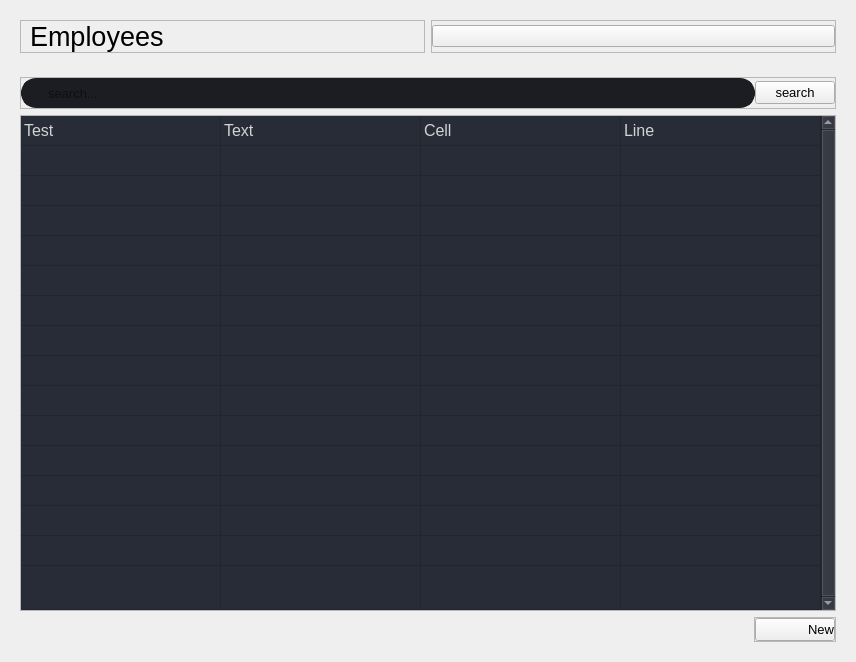
         <widget class="QWidget" name="employeePage">
          <property name="autoFillBackground">
           <bool>false</bool>
          </property>
          <layout class="QVBoxLayout" name="verticalLayout_21">
           <item>
            <widget class="QWidget" name="headerContainer_5" native="true">
             <layout class="QHBoxLayout" name="horizontalLayout_30">
              <item>
               <widget class="QFrame" name="employeeFrame_1">
                <property name="frameShape">
                 <enum>QFrame::StyledPanel</enum>
                </property>
                <property name="frameShadow">
                 <enum>QFrame::Raised</enum>
                </property>
                <layout class="QHBoxLayout" name="horizontalLayout_31">
                 <property name="spacing">
                  <number>0</number>
                 </property>
                 <property name="leftMargin">
                  <number>9</number>
                 </property>
                 <property name="topMargin">
                  <number>0</number>
                 </property>
                 <property name="rightMargin">
                  <number>0</number>
                 </property>
                 <property name="bottomMargin">
                  <number>0</number>
                 </property>
                 <item>
                  <widget class="QLabel" name="employeeLabel">
                   <property name="font">
                    <font>
                     <pointsize>20</pointsize>
                     <weight>50</weight>
                     <bold>false</bold>
                     <strikeout>false</strikeout>
                     <kerning>true</kerning>
                    </font>
                   </property>
                   <property name="text">
                    <string>Employees</string>
                   </property>
                  </widget>
                 </item>
                </layout>
               </widget>
              </item>
              <item>
               <widget class="QFrame" name="employeeFrame_2">
                <property name="frameShape">
                 <enum>QFrame::StyledPanel</enum>
                </property>
                <property name="frameShadow">
                 <enum>QFrame::Raised</enum>
                </property>
                <layout class="QHBoxLayout" name="horizontalLayout_32">
                 <property name="spacing">
                  <number>0</number>
                 </property>
                 <property name="leftMargin">
                  <number>0</number>
                 </property>
                 <property name="topMargin">
                  <number>0</number>
                 </property>
                 <property name="rightMargin">
                  <number>0</number>
                 </property>
                 <property name="bottomMargin">
                  <number>0</number>
                 </property>
                 <item>
                  <widget class="QPushButton" name="othersBtn_5">
                   <property name="styleSheet">
                    <string notr="true">text-align: right</string>
                   </property>
                   <property name="text">
                    <string/>
                   </property>
                   <property name="icon">
                    <iconset resource="resource.qrc">
                     <normaloff>:/icons/icons/more-horizontal.svg</normaloff>:/icons/icons/more-horizontal.svg</iconset>
                   </property>
                   <property name="iconSize">
                    <size>
                     <width>60</width>
                     <height>60</height>
                    </size>
                   </property>
                  </widget>
                 </item>
                </layout>
               </widget>
              </item>
             </layout>
            </widget>
           </item>
           <item>
            <widget class="QWidget" name="mainBodyContent_5" native="true">
             <layout class="QVBoxLayout" name="verticalLayout_17">
              <item>
               <widget class="QWidget" name="employeeWidget_3" native="true">
                <layout class="QHBoxLayout" name="horizontalLayout_27">
                 <property name="spacing">
                  <number>0</number>
                 </property>
                 <property name="leftMargin">
                  <number>0</number>
                 </property>
                 <property name="topMargin">
                  <number>0</number>
                 </property>
                 <property name="rightMargin">
                  <number>0</number>
                 </property>
                 <property name="bottomMargin">
                  <number>0</number>
                 </property>
                 <item>
                  <widget class="QFrame" name="searchBar_5">
                   <property name="font">
                    <font>
                     <pointsize>12</pointsize>
                    </font>
                   </property>
                   <property name="frameShape">
                    <enum>QFrame::StyledPanel</enum>
                   </property>
                   <property name="frameShadow">
                    <enum>QFrame::Raised</enum>
                   </property>
                   <layout class="QHBoxLayout" name="horizontalLayout_28">
                    <property name="spacing">
                     <number>0</number>
                    </property>
                    <property name="leftMargin">
                     <number>0</number>
                    </property>
                    <property name="topMargin">
                     <number>0</number>
                    </property>
                    <property name="rightMargin">
                     <number>0</number>
                    </property>
                    <property name="bottomMargin">
                     <number>0</number>
                    </property>
                    <item>
                     <widget class="QLineEdit" name="lineEdit_5">
                      <property name="minimumSize">
                       <size>
                        <width>0</width>
                        <height>30</height>
                       </size>
                      </property>
                      <property name="font">
                       <font>
                        <pointsize>10</pointsize>
                       </font>
                      </property>
                      <property name="styleSheet">
                       <string notr="true">QLineEdit {
	background-color: rgb(27, 29, 35);
	border-radius: 15px;
	border: 5px solid rgb(27, 29, 35);
	padding: 18px;
	padding-left: 20px;
}
QLineEdit:hover {
	border: 5px solid rgb(64, 71, 88);
}
QLineEdit:focus {
	border: 5px solid rgb(91, 101, 124);
}</string>
                      </property>
                      <property name="placeholderText">
                       <string>search...</string>
                      </property>
                     </widget>
                    </item>
                    <item>
                     <widget class="QPushButton" name="searchBtn_5">
                      <property name="font">
                       <font>
                        <pointsize>10</pointsize>
                       </font>
                      </property>
                      <property name="styleSheet">
                       <string notr="true">#searchBtn {
	border: 2px solid rgb(52, 59, 72);
	border-radius: 5px;	
	background-color: rgb(52, 59, 72);
	padding: 5px;
	margin: 0px 2px
}
#searchBtn:hover {
	background-color: rgb(57, 65, 80);
	border: 2px solid rgb(61, 70, 86);
}
#searchBtn:pressed {	
	background-color: rgb(35, 40, 49);
	border: 2px solid rgb(43, 50, 61);
}</string>
                      </property>
                      <property name="text">
                       <string>search</string>
                      </property>
                      <property name="icon">
                       <iconset resource="resource.qrc">
                        <normaloff>:/icons/icons/search.svg</normaloff>:/icons/icons/search.svg</iconset>
                      </property>
                     </widget>
                    </item>
                   </layout>
                  </widget>
                 </item>
                </layout>
               </widget>
              </item>
              <item>
               <widget class="QWidget" name="employeeWidget_1" native="true">
                <property name="sizePolicy">
                 <sizepolicy hsizetype="Preferred" vsizetype="Expanding">
                  <horstretch>0</horstretch>
                  <verstretch>0</verstretch>
                 </sizepolicy>
                </property>
                <layout class="QVBoxLayout" name="verticalLayout_18">
                 <property name="spacing">
                  <number>0</number>
                 </property>
                 <property name="leftMargin">
                  <number>0</number>
                 </property>
                 <property name="topMargin">
                  <number>0</number>
                 </property>
                 <property name="rightMargin">
                  <number>0</number>
                 </property>
                 <property name="bottomMargin">
                  <number>0</number>
                 </property>
                 <item>
                  <widget class="QFrame" name="dataTable_5">
                   <property name="minimumSize">
                    <size>
                     <width>0</width>
                     <height>150</height>
                    </size>
                   </property>
                   <property name="frameShape">
                    <enum>QFrame::StyledPanel</enum>
                   </property>
                   <property name="frameShadow">
                    <enum>QFrame::Raised</enum>
                   </property>
                   <layout class="QHBoxLayout" name="horizontalLayout_29">
                    <property name="spacing">
                     <number>0</number>
                    </property>
                    <property name="leftMargin">
                     <number>0</number>
                    </property>
                    <property name="topMargin">
                     <number>0</number>
                    </property>
                    <property name="rightMargin">
                     <number>0</number>
                    </property>
                    <property name="bottomMargin">
                     <number>0</number>
                    </property>
                    <item>
                     <widget class="QTableWidget" name="tableWidget_5">
                      <property name="sizePolicy">
                       <sizepolicy hsizetype="Expanding" vsizetype="Expanding">
                        <horstretch>0</horstretch>
                        <verstretch>0</verstretch>
                       </sizepolicy>
                      </property>
                      <property name="palette">
                       <palette>
                        <active>
                         <colorrole role="WindowText">
                          <brush brushstyle="SolidPattern">
                           <color alpha="255">
                            <red>210</red>
                            <green>210</green>
                            <blue>210</blue>
                           </color>
                          </brush>
                         </colorrole>
                         <colorrole role="Button">
                          <brush brushstyle="SolidPattern">
                           <color alpha="255">
                            <red>39</red>
                            <green>44</green>
                            <blue>54</blue>
                           </color>
                          </brush>
                         </colorrole>
                         <colorrole role="Text">
                          <brush brushstyle="SolidPattern">
                           <color alpha="255">
                            <red>210</red>
                            <green>210</green>
                            <blue>210</blue>
                           </color>
                          </brush>
                         </colorrole>
                         <colorrole role="ButtonText">
                          <brush brushstyle="SolidPattern">
                           <color alpha="255">
                            <red>210</red>
                            <green>210</green>
                            <blue>210</blue>
                           </color>
                          </brush>
                         </colorrole>
                         <colorrole role="Base">
                          <brush brushstyle="SolidPattern">
                           <color alpha="255">
                            <red>39</red>
                            <green>44</green>
                            <blue>54</blue>
                           </color>
                          </brush>
                         </colorrole>
                         <colorrole role="Window">
                          <brush brushstyle="SolidPattern">
                           <color alpha="255">
                            <red>39</red>
                            <green>44</green>
                            <blue>54</blue>
                           </color>
                          </brush>
                         </colorrole>
                        </active>
                        <inactive>
                         <colorrole role="WindowText">
                          <brush brushstyle="SolidPattern">
                           <color alpha="255">
                            <red>210</red>
                            <green>210</green>
                            <blue>210</blue>
                           </color>
                          </brush>
                         </colorrole>
                         <colorrole role="Button">
                          <brush brushstyle="SolidPattern">
                           <color alpha="255">
                            <red>39</red>
                            <green>44</green>
                            <blue>54</blue>
                           </color>
                          </brush>
                         </colorrole>
                         <colorrole role="Text">
                          <brush brushstyle="SolidPattern">
                           <color alpha="255">
                            <red>210</red>
                            <green>210</green>
                            <blue>210</blue>
                           </color>
                          </brush>
                         </colorrole>
                         <colorrole role="ButtonText">
                          <brush brushstyle="SolidPattern">
                           <color alpha="255">
                            <red>210</red>
                            <green>210</green>
                            <blue>210</blue>
                           </color>
                          </brush>
                         </colorrole>
                         <colorrole role="Base">
                          <brush brushstyle="SolidPattern">
                           <color alpha="255">
                            <red>39</red>
                            <green>44</green>
                            <blue>54</blue>
                           </color>
                          </brush>
                         </colorrole>
                         <colorrole role="Window">
                          <brush brushstyle="SolidPattern">
                           <color alpha="255">
                            <red>39</red>
                            <green>44</green>
                            <blue>54</blue>
                           </color>
                          </brush>
                         </colorrole>
                        </inactive>
                        <disabled>
                         <colorrole role="WindowText">
                          <brush brushstyle="SolidPattern">
                           <color alpha="255">
                            <red>210</red>
                            <green>210</green>
                            <blue>210</blue>
                           </color>
                          </brush>
                         </colorrole>
                         <colorrole role="Button">
                          <brush brushstyle="SolidPattern">
                           <color alpha="255">
                            <red>39</red>
                            <green>44</green>
                            <blue>54</blue>
                           </color>
                          </brush>
                         </colorrole>
                         <colorrole role="Text">
                          <brush brushstyle="SolidPattern">
                           <color alpha="255">
                            <red>210</red>
                            <green>210</green>
                            <blue>210</blue>
                           </color>
                          </brush>
                         </colorrole>
                         <colorrole role="ButtonText">
                          <brush brushstyle="SolidPattern">
                           <color alpha="255">
                            <red>210</red>
                            <green>210</green>
                            <blue>210</blue>
                           </color>
                          </brush>
                         </colorrole>
                         <colorrole role="Base">
                          <brush brushstyle="SolidPattern">
                           <color alpha="255">
                            <red>39</red>
                            <green>44</green>
                            <blue>54</blue>
                           </color>
                          </brush>
                         </colorrole>
                         <colorrole role="Window">
                          <brush brushstyle="SolidPattern">
                           <color alpha="255">
                            <red>39</red>
                            <green>44</green>
                            <blue>54</blue>
                           </color>
                          </brush>
                         </colorrole>
                        </disabled>
                       </palette>
                      </property>
                      <property name="font">
                       <font>
                        <pointsize>12</pointsize>
                       </font>
                      </property>
                      <property name="styleSheet">
                       <string notr="true"/>
                      </property>
                      <property name="frameShape">
                       <enum>QFrame::NoFrame</enum>
                      </property>
                      <property name="verticalScrollBarPolicy">
                       <enum>Qt::ScrollBarAlwaysOn</enum>
                      </property>
                      <property name="sizeAdjustPolicy">
                       <enum>QAbstractScrollArea::AdjustToContents</enum>
                      </property>
                      <property name="editTriggers">
                       <set>QAbstractItemView::NoEditTriggers</set>
                      </property>
                      <property name="alternatingRowColors">
                       <bool>false</bool>
                      </property>
                      <property name="selectionMode">
                       <enum>QAbstractItemView::SingleSelection</enum>
                      </property>
                      <property name="selectionBehavior">
                       <enum>QAbstractItemView::SelectRows</enum>
                      </property>
                      <property name="showGrid">
                       <bool>true</bool>
                      </property>
                      <property name="gridStyle">
                       <enum>Qt::SolidLine</enum>
                      </property>
                      <property name="sortingEnabled">
                       <bool>false</bool>
                      </property>
                      <attribute name="horizontalHeaderVisible">
                       <bool>false</bool>
                      </attribute>
                      <attribute name="horizontalHeaderCascadingSectionResizes">
                       <bool>true</bool>
                      </attribute>
                      <attribute name="horizontalHeaderDefaultSectionSize">
                       <number>200</number>
                      </attribute>
                      <attribute name="horizontalHeaderStretchLastSection">
                       <bool>true</bool>
                      </attribute>
                      <attribute name="verticalHeaderVisible">
                       <bool>false</bool>
                      </attribute>
                      <attribute name="verticalHeaderCascadingSectionResizes">
                       <bool>false</bool>
                      </attribute>
                      <attribute name="verticalHeaderHighlightSections">
                       <bool>false</bool>
                      </attribute>
                      <attribute name="verticalHeaderStretchLastSection">
                       <bool>true</bool>
                      </attribute>
                      <row>
                       <property name="text">
                        <string>New Row</string>
                       </property>
                       <property name="font">
                        <font>
                         <family>Segoe UI</family>
                        </font>
                       </property>
                      </row>
                      <row>
                       <property name="text">
                        <string>New Row</string>
                       </property>
                      </row>
                      <row>
                       <property name="text">
                        <string>New Row</string>
                       </property>
                      </row>
                      <row>
                       <property name="text">
                        <string>New Row</string>
                       </property>
                      </row>
                      <row>
                       <property name="text">
                        <string>New Row</string>
                       </property>
                      </row>
                      <row>
                       <property name="text">
                        <string>New Row</string>
                       </property>
                      </row>
                      <row>
                       <property name="text">
                        <string>New Row</string>
                       </property>
                      </row>
                      <row>
                       <property name="text">
                        <string>New Row</string>
                       </property>
                      </row>
                      <row>
                       <property name="text">
                        <string>New Row</string>
                       </property>
                      </row>
                      <row>
                       <property name="text">
                        <string>New Row</string>
                       </property>
                      </row>
                      <row>
                       <property name="text">
                        <string>New Row</string>
                       </property>
                      </row>
                      <row>
                       <property name="text">
                        <string>New Row</string>
                       </property>
                      </row>
                      <row>
                       <property name="text">
                        <string>New Row</string>
                       </property>
                      </row>
                      <row>
                       <property name="text">
                        <string>New Row</string>
                       </property>
                      </row>
                      <row>
                       <property name="text">
                        <string>New Row</string>
                       </property>
                      </row>
                      <row>
                       <property name="text">
                        <string>New Row</string>
                       </property>
                      </row>
                      <column>
                       <property name="text">
                        <string>0</string>
                       </property>
                      </column>
                      <column>
                       <property name="text">
                        <string>1</string>
                       </property>
                      </column>
                      <column>
                       <property name="text">
                        <string>2</string>
                       </property>
                      </column>
                      <column>
                       <property name="text">
                        <string>3</string>
                       </property>
                      </column>
                      <item row="0" column="0">
                       <property name="text">
                        <string>Test</string>
                       </property>
                      </item>
                      <item row="0" column="1">
                       <property name="text">
                        <string>Text</string>
                       </property>
                      </item>
                      <item row="0" column="2">
                       <property name="text">
                        <string>Cell</string>
                       </property>
                      </item>
                      <item row="0" column="3">
                       <property name="text">
                        <string>Line</string>
                       </property>
                      </item>
                     </widget>
                    </item>
                   </layout>
                  </widget>
                 </item>
                </layout>
               </widget>
              </item>
              <item>
               <widget class="QWidget" name="employeeWidget_2" native="true">
                <layout class="QHBoxLayout" name="horizontalLayout_12">
                 <property name="spacing">
                  <number>0</number>
                 </property>
                 <property name="leftMargin">
                  <number>0</number>
                 </property>
                 <property name="topMargin">
                  <number>0</number>
                 </property>
                 <property name="rightMargin">
                  <number>0</number>
                 </property>
                 <property name="bottomMargin">
                  <number>0</number>
                 </property>
                 <item alignment="Qt::AlignRight">
                  <widget class="QFrame" name="employeeFrame_3">
                   <property name="frameShape">
                    <enum>QFrame::StyledPanel</enum>
                   </property>
                   <property name="frameShadow">
                    <enum>QFrame::Raised</enum>
                   </property>
                   <layout class="QHBoxLayout" name="horizontalLayout_33">
                    <property name="spacing">
                     <number>0</number>
                    </property>
                    <property name="leftMargin">
                     <number>0</number>
                    </property>
                    <property name="topMargin">
                     <number>0</number>
                    </property>
                    <property name="rightMargin">
                     <number>0</number>
                    </property>
                    <property name="bottomMargin">
                     <number>0</number>
                    </property>
                    <item>
                     <widget class="QPushButton" name="newBtn_5">
                      <property name="font">
                       <font>
                        <pointsize>10</pointsize>
                       </font>
                      </property>
                      <property name="styleSheet">
                       <string notr="true">text-align: right;</string>
                      </property>
                      <property name="text">
                       <string>New</string>
                      </property>
                      <property name="icon">
                       <iconset resource="resource.qrc">
                        <normaloff>:/icons/icons/plus.svg</normaloff>:/icons/icons/plus.svg</iconset>
                      </property>
                      <property name="iconSize">
                       <size>
                        <width>60</width>
                        <height>60</height>
                       </size>
                      </property>
                     </widget>
                    </item>
                   </layout>
                  </widget>
                 </item>
                </layout>
               </widget>
              </item>
             </layout>
            </widget>
           </item>
          </layout>
         </widget>
